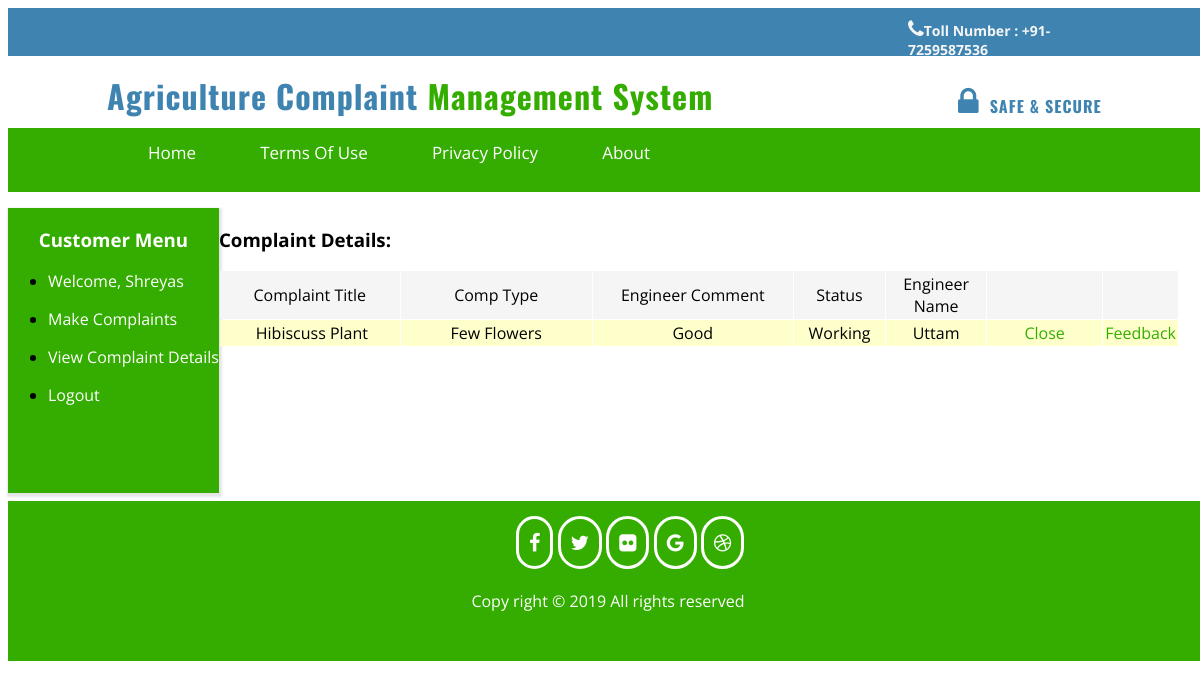
Screenshot of /view.php?mod=customer&view=compDetails (signed in) with the database file from the repository.
### tables this page shows
CREATE TABLE IF NOT EXISTS `tbl_complains` (
  `cid` int(10) NOT NULL AUTO_INCREMENT,
  `cust_id` int(10) NOT NULL,
  `cust_name` varchar(40) NOT NULL,
  `comp_type` varchar(40) NOT NULL,
  `comp_title` varchar(200) NOT NULL,
  `comp_desc` text NOT NULL,
  `status` varchar(20) NOT NULL,
  `eng_id` int(10) NOT NULL,
  `eng_name` varchar(40) NOT NULL,
  `eng_comment` varchar(240) NOT NULL,
  `create_date` datetime NOT NULL,
  `close_date` datetime NOT NULL,
  PRIMARY KEY (`cid`)
);

### view.php (called while the page is built, shortened)
<?php
require_once './include/template.php';
?>

### library/database.php (called while the page is built, shortened)
<?php
require_once 'config.php';
$dbConn = mysqli_connect ($dbHost, $dbUser, $dbPass) or die ('mysqli connect failed. ' . mysqli_error($dbConn));
mysqli_select_db($dbConn,$dbName) or die('Cannot select database. ' . mysqli_error($dbConn));
function dbQuery($sql)
{
    global $dbConn;
	$result = mysqli_query($dbConn,$sql) or die(mysqli_error($dbConn));
	return $result;
}
function dbFetchAssoc($result)
{
	return mysqli_fetch_assoc($result);
}
?>

### compDetails.php (the view, shortened to what this page needs)
<div>
<h3>Complaint Details:</h3>
<form action="process.php?action=CustCloseComplain" method="post"  name="frmListUser" id="frmListUser" style="animation-delay: 1s;animation-name: zoomIn;" data-wow-delay="1s" class="wow zoomIn animated animated">
  <table width="100%" border="0" align="center" cellpadding="2" cellspacing="1" class="text">
    <tr align="center" id="listTableHeader" style="background: whitesmoke">
      <td width="300">Complaint Title</td>
      <td width="200">Comp Type </td>
      <td width="300">Engineer Comment </td>
      <td width="119">Status</td>
      <td width="134">Engineer Name </td>
        <td width="200">&nbsp;</td>
        <td>&nbsp;</td>
    </tr>
    <?php
	$cust_id = (int)$_SESSION['user_id'];
	$sql = "SELECT * FROM tbl_complains
			WHERE cust_id = $cust_id";
	$result = dbQuery($sql);
	$i=0;
	while($row = dbFetchAssoc($result)) {
	extract($row);
	if ($i%2) {
		$class = 'row1';
	} else {
		$class = 'row2';
	}
	$i += 1;
	?>
    <tr class="<?php echo $class; ?>" style="height:25px;background: #FFFFCC">
      <td align="center">&nbsp;<?php echo $comp_title; ?></td>
      <td width="350" align="center"><?php echo $comp_type; ?></td>
      <td width="350" align="center"><?php echo ucwords($eng_comment); ?></td>
      <td width="119" align="center"><?php echo ucwords($status); ?></td>
      <td width="134" align="center"><?php echo ucwords($eng_name); ?></td>
        <?php
        if (ucwords($status) == "Working" || ucwords($status) == "ReOpened" || ucwords($status)=="Assigned") {
            ?>
            <td align="center"><a style="color: #34ad00" href="process.php?action=CustCloseComplain&compId=<?=$cid  ?>" onclick="return confirm('Are you sure To Close??')">Close</a></td>
        <?php
        }else if(ucwords($status) == "Resolved"){
        ?>
            <td align="center"><a style="color: #34ad00" href="process.php?action=CustCloseComplain&compId=<?=$cid  ?>" onclick="return confirm('Are you sure To Close??')"> Close </a>/<a style="color: #34ad00" href="view.php?mod=customer&view=reopen&compId=<?=$cid ?>" onclick="return confirm('Are You Sure To Re-Open??')"> ReOpen </a></td>
        <?php }else { ?>
            <td align="center"><a style="color: #34ad00" href="view.php?mod=customer&view=reopen&compId=<?=$cid ?>" onclick="return confirm('Are You Sure To Re-Open??')">ReOpen</a></td>
        <?php } ?>
        <td align="center"><a style="color: #34ad00" href="view.php?mod=customer&view=feedback&compId=<?=$cid ?>">Feedback</a></td>
    </tr>
    <?php
	}
	?>
    <tr>
      <td colspan="6">&nbsp;</td>
    </tr>
    <tr>
      <td colspan="6" align="right">&nbsp;</td>
    </tr>
  </table>
  <p>&nbsp;</p>
</form>
</div>
<p>&nbsp;</p>

### include/style.css (style rules this page uses)
body { width: 100%; height: 100%; font-family: 'Open Sans',sans-serif; }
.wow { visibility: hidden; }

### include/menu.php (style rules this page uses)
a { color: white; text-decoration: none; }

### rows the page displays
tbl_complains: comp_title "Hibiscuss Plant", comp_type "Few Flowers", eng_comment "Good", status "Working", eng_name "Uttam"

### other values shown
$_SESSION['user_name'] "Shreyas"
